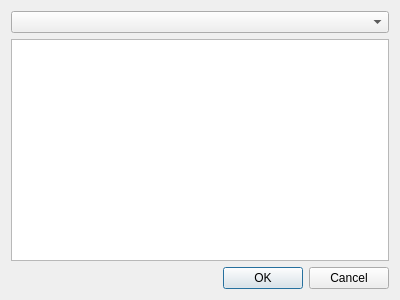
<?xml version="1.0" encoding="UTF-8"?>
<ui version="4.0">
 <class>SelectHeadersDialog</class>
 <widget class="QDialog" name="SelectHeadersDialog">
  <property name="geometry">
   <rect>
    <x>0</x>
    <y>0</y>
    <width>400</width>
    <height>300</height>
   </rect>
  </property>
  <property name="windowTitle">
   <string>Dialog</string>
  </property>
  <layout class="QGridLayout" name="gridLayout">
   <item row="0" column="0">
    <layout class="QVBoxLayout" name="verticalLayout">
     <item>
      <widget class="QComboBox" name="comboBox"/>
     </item>
     <item>
      <widget class="QListWidget" name="listWidget"/>
     </item>
    </layout>
   </item>
   <item row="1" column="0">
    <widget class="QDialogButtonBox" name="buttonBox">
     <property name="orientation">
      <enum>Qt::Orientation::Horizontal</enum>
     </property>
     <property name="standardButtons">
      <set>QDialogButtonBox::StandardButton::Cancel|QDialogButtonBox::StandardButton::Ok</set>
     </property>
    </widget>
   </item>
  </layout>
 </widget>
 <resources/>
 <connections>
  <connection>
   <sender>buttonBox</sender>
   <signal>accepted()</signal>
   <receiver>SelectHeadersDialog</receiver>
   <slot>accept()</slot>
   <hints>
    <hint type="sourcelabel">
     <x>248</x>
     <y>254</y>
    </hint>
    <hint type="destinationlabel">
     <x>157</x>
     <y>274</y>
    </hint>
   </hints>
  </connection>
  <connection>
   <sender>buttonBox</sender>
   <signal>rejected()</signal>
   <receiver>SelectHeadersDialog</receiver>
   <slot>reject()</slot>
   <hints>
    <hint type="sourcelabel">
     <x>316</x>
     <y>260</y>
    </hint>
    <hint type="destinationlabel">
     <x>286</x>
     <y>274</y>
    </hint>
   </hints>
  </connection>
 </connections>
</ui>
